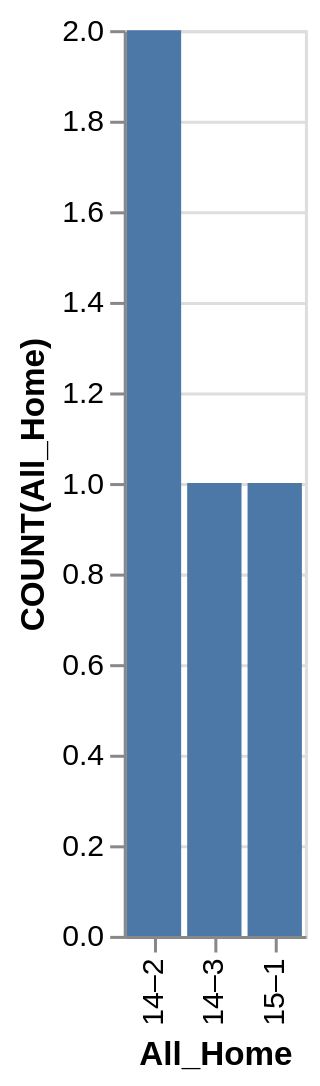

Describe this chart as a Vega-Lite specification.
### Vega-Lite specification from a JSON file in a GitHub repository (floating-point values rounded to 4 significant figures)
{"data": {"values": [{"x_data": "14–2", "y_data": 2}, {"x_data": "14–3", "y_data": 1}, {"x_data": "15–1", "y_data": 1}]}, "mark": "bar", "encoding": {"x": {"field": "x_data", "type": "nominal", "title": "All_Home", "sort": "ascending"}, "y": {"field": "y_data", "type": "quantitative", "title": "COUNT(All_Home)"}}}
